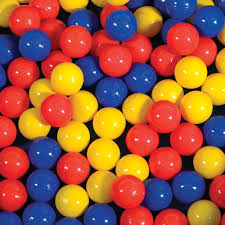
#> input picture Python/Open_CV/opencv_practise/color_balls.png, 225 x 225 px
$ python ocv_3_hsv_Detection.py
#> lines starting #> are read from the running program, lines starting #| are printed output that depends on the picture; after the words box and inside, x2 and y2 are one past the last pixel; in counts of white or black regions, pixels touching at a corner belong together
import cv2
import numpy as np


def mycallbak(x):
   pass


cv2.namedWindow("mybar")
cv2.createTrackbar("LH", "mybar", 0, 255, mycallbak)
#> slider 'LH' is set to 51
cv2.createTrackbar("LS", "mybar", 0, 255, mycallbak)
#> slider 'LS' is set to 51
cv2.createTrackbar("LV", "mybar", 0, 255, mycallbak)
#> slider 'LV' is set to 51
cv2.createTrackbar("UH", "mybar", 255, 255, mycallbak)
cv2.createTrackbar("US", "mybar", 255, 255, mycallbak)
cv2.createTrackbar("UV", "mybar", 255, 255, mycallbak)

while (True):
    img = cv2.imread("color_balls.png", 1)
#> img is the input picture: shape (225, 225, 3); mean B, G, R 61.2, 87.2, 157.8
    img2 = cv2.cvtColor(img, cv2.COLOR_BGR2HSV)
#> img2: shape (225, 225, 3); mean H, S, V 62.1, 201, 182.7

    l_h = cv2.getTrackbarPos("LH", "mybar")
    l_s = cv2.getTrackbarPos("LS", "mybar")
    l_v = cv2.getTrackbarPos("LV", "mybar")
    u_h = cv2.getTrackbarPos("UH", "mybar")
    u_s = cv2.getTrackbarPos("US", "mybar")
    u_v = cv2.getTrackbarPos("UV", "mybar")

    l_b = np.array([l_h, l_s, l_v])
    u_b = np.array([u_h, u_s, u_v])

    mask = cv2.inRange(img2, l_b, u_b)#this is basically filtering the values in in the whole hsv range ie it wil
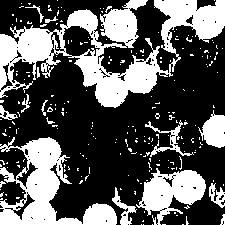
#> mask: shape (225, 225); 35.4% white; 226 white regions (211 under 20 px), largest, box (x1, y1, x2, y2) and area: (0, 0, 225, 108) 9020, (0, 137, 117, 225) 4181, (136, 168, 206, 225) 2031
    # make all the non range value to 0
    res = cv2.bitwise_and(img, img, mask=mask)
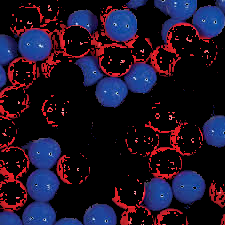
#> res: shape (225, 225, 3); mean B, G, R 38.5, 18.8, 29.9
    # res = cv2.bitwise_and(img, mask)

    cv2.imshow("mask", mask)
    cv2.imshow("image", img)
    cv2.imshow("res", res)
    key = cv2.waitKey(1)
#> (key Esc is pressed here)
    if key == 27:
        break
cv2.destroyAllWindows()
